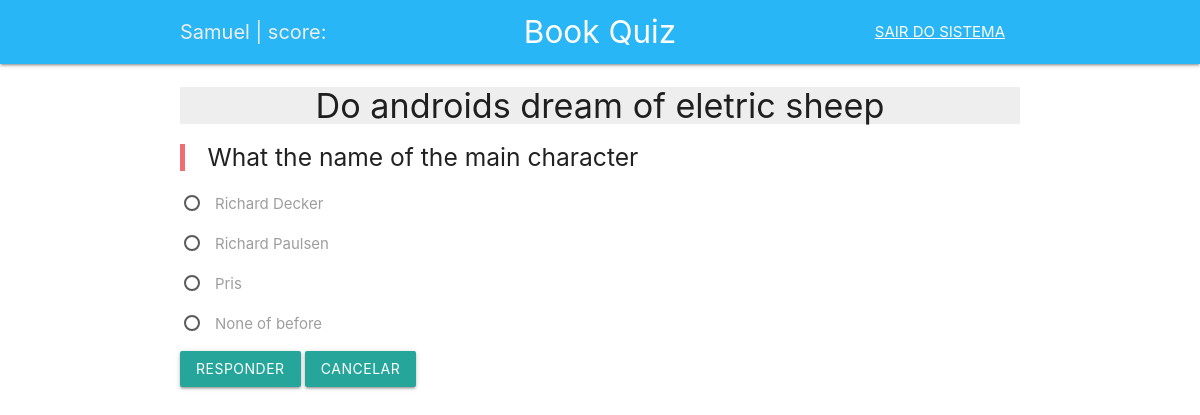
The app's page /questions/play/1 (signed in) with its own data.
### game/models.py (models this page shows, shortened)
class Question(models.Model):
    book = models.ForeignKey(Book, on_delete=models.CASCADE,
                             related_name='questions')
    user = models.ForeignKey(User, on_delete=models.CASCADE)
    text = models.CharField(max_length=200)
    pub_date = models.DateTimeField(auto_now_add=True, blank=False)

class Book(models.Model):
    title = models.CharField(max_length=100)
    author = models.CharField(max_length=100)
    description = models.TextField(max_length=300)
    user = models.ForeignKey(User, on_delete=models.CASCADE)

class Choice(models.Model):
    question = models.ForeignKey(Question, on_delete=models.CASCADE,
                                 related_name='choices')
    correct = models.BooleanField()
    text = models.CharField(max_length=200)
    def __str__(self):
        return f'{self.text}'

### game/views.py (the view, shortened to what this page needs)
# urls.py: path('questions/play/<int:question_id>', views.play, name='play'),
@login_required
def play(request, question_id):
    question = Question.objects.get(id=question_id)
    form = AnswerForm(question)
    context = {'question': question, 'form': form}
    return render(request, 'game/play.html', context)

### game/forms.py
class AnswerForm(forms.ModelForm):
    def __init__(self, question, *args, **kwargs):
        super(AnswerForm, self).__init__(*args, **kwargs)
        if question:
            choices = [(c.id, c) for c in question.choices.all()]
            self.fields['choice'] = forms.ChoiceField(choices=tuple(choices),
                                                      widget=forms.RadioSelect)
    class Meta:
        model = Answer
        fields = ('choice', )

### game/templates/game/play.html (shortened to what this page needs)
{% extends 'base.html' %}
{% block content %}
<div class="container">
  <h4 class="center grey lighten-3">{{ question.book.title }}</h4>
  <blockquote>
    <h5>{{ question.text }}</h4>
  </blockquote>
  <form action="/questions/play/{{ question.id }}" method="post">
    {% for choice in form.choice %}
    <p>
      <label>
        <span>{{ choice.choice_label }}</span>
      </label>
    </p>
    {% endfor %}
    <input type="submit" class="btn" value="Responder">
    <a href="/questions/{{ question.book.id }}" class="btn">Cancelar</a>
  </form>
  </div>
{% endblock content %}

### game/templates/base.html (shortened to what this page needs)
{% load static %}
<!doctype html>
<html lang="en">
  <head>
    <link rel="stylesheet" href="https://cdnjs.cloudflare.com/ajax/libs/materialize/1.0.0/css/materialize.min.css">
  </head>
  <body>
    <nav class="light-blue lighten-1" role="navigation">
      <div class="nav-wrapper container">
        <span id="logo-container" href="/" class="brand-logor" style="font-size:20px; color: #eeeeee">
          {{ user.username.capitalize }} | score: {{ user.player.first.score}}
        </span>
        <a id="logo-container" href="/" class="brand-logo center">
          Book Quiz
        </a>
        <ul class="right hide-on-med-and-down">
          <li>
            {% if user.is_authenticated %}
            <a href="{% url "logout" %}?next=/"><u>SAIR DO SISTEMA</u></a>
            {% endif %}
          </li>
        </ul>
      </div>
    </nav>
    {% block content %}
    {% endblock content %}
  </body>
</html>

### records on screen
Question: book "Do androids dream of eletric sheep", text "What the name of the main character"
Choice: choice_label "Richard Decker"
Choice: choice_label "Richard Paulsen"
Choice: choice_label "Pris"
Choice: choice_label "None of before"

### other values on screen
{{ user.username.capitalize }} "Samuel"
